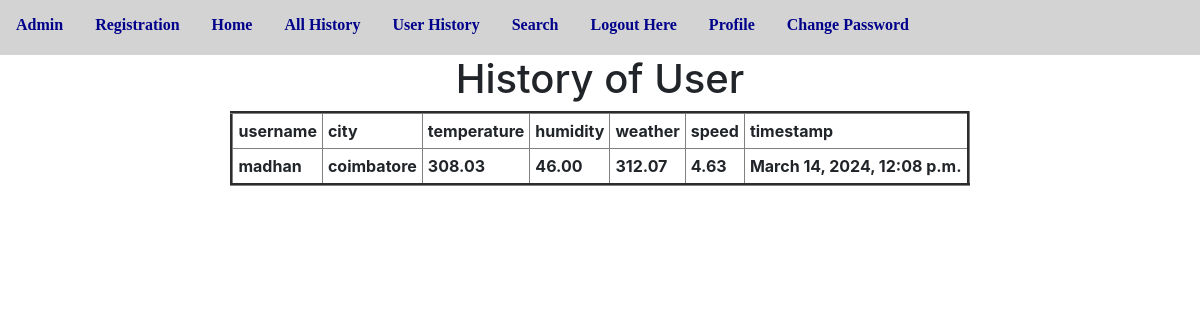
Page /user_history/ (signed in) on the committed database.
### app/models.py (models this page shows, shortened)
class WeatherData(models.Model):
    username=models.ForeignKey(User,on_delete=models.CASCADE,default=0)
    city = models.CharField(max_length=100)
    temperature = models.DecimalField(max_digits=5, decimal_places=2)
    humidity = models.DecimalField(max_digits=5, decimal_places=2)
    weather=models.CharField(max_length=10,default=0)
    speed=models.CharField(max_length=10,default=0)
    timestamp = models.DateTimeField(auto_now_add=True)

### app/views.py (the view)
# urls.py: path('user_history/',user_history,name='user_history'),
@login_required
def user_history(request):
    username=request.session['username']
    UO=User.objects.get(username=username)
    LWO=WeatherData.objects.filter(username=UO)
    d={'LWO':LWO}
    return render(request,'user_history.html',d)

### templates/user_history.html (shortened to what this page needs)
{% extends 'dummy.html' %}
{% block body_block %}
<center>
<h1>History of User</h1>
    <table border="3px" cellpadding="5px">
        <tr>
            <th>username</th>
            <th>city</th>
            <th>temperature</th>
            <th>humidity</th>
            <th>weather</th>
            <th>speed</th>
            <th>timestamp</th>
        </tr>
{% for obj in LWO %}
        <tr><th>{{obj.username}}</th>
            <th>{{obj.city}}</th>
            <th>{{obj.temperature}}</th>
            <th>{{obj.humidity}}</th>
            <th>{{obj.weather}}</th>
            <th>{{obj.speed}}</th>
            <th>{{obj.timestamp}}</th>
        </tr>
{% endfor %}
    </table>
</center>
{% endblock %}

### rows in the picture
WeatherData: username "madhan", city "coimbatore", temperature "308.03", humidity "46.00", weather "312.07", speed "4.63", timestamp "March 14, 2024, 12:08 p.m."
